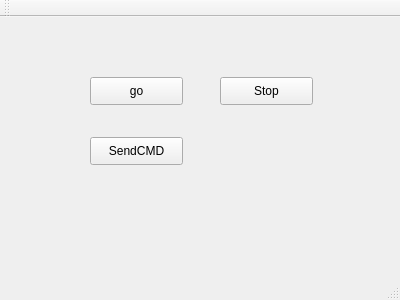
<?xml version="1.0" encoding="UTF-8"?>
<ui version="4.0">
 <class>MainWindow</class>
 <widget class="QMainWindow" name="MainWindow">
  <property name="geometry">
   <rect>
    <x>0</x>
    <y>0</y>
    <width>400</width>
    <height>300</height>
   </rect>
  </property>
  <property name="windowTitle">
   <string>MainWindow</string>
  </property>
  <widget class="QWidget" name="centralWidget">
   <widget class="QPushButton" name="RunBtn">
    <property name="geometry">
     <rect>
      <x>90</x>
      <y>60</y>
      <width>93</width>
      <height>28</height>
     </rect>
    </property>
    <property name="text">
     <string>go</string>
    </property>
   </widget>
   <widget class="QPushButton" name="StopBtn">
    <property name="geometry">
     <rect>
      <x>220</x>
      <y>60</y>
      <width>93</width>
      <height>28</height>
     </rect>
    </property>
    <property name="text">
     <string>Stop</string>
    </property>
   </widget>
   <widget class="QPushButton" name="SendCMD">
    <property name="geometry">
     <rect>
      <x>90</x>
      <y>120</y>
      <width>93</width>
      <height>28</height>
     </rect>
    </property>
    <property name="text">
     <string>SendCMD</string>
    </property>
   </widget>
  </widget>
  <widget class="QMenuBar" name="menuBar">
   <property name="geometry">
    <rect>
     <x>0</x>
     <y>0</y>
     <width>400</width>
     <height>26</height>
    </rect>
   </property>
  </widget>
  <widget class="QToolBar" name="mainToolBar">
   <attribute name="toolBarArea">
    <enum>TopToolBarArea</enum>
   </attribute>
   <attribute name="toolBarBreak">
    <bool>false</bool>
   </attribute>
  </widget>
  <widget class="QStatusBar" name="statusBar"/>
 </widget>
 <layoutdefault spacing="6" margin="11"/>
 <resources/>
 <connections/>
</ui>
